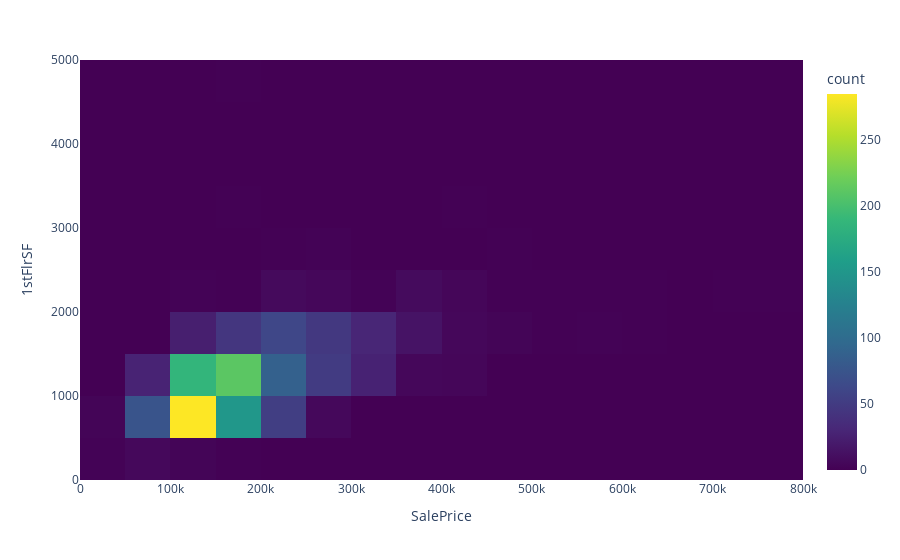

The code cell stored with this chart in its notebook:
### Code cell
fig = px.density_heatmap(copy_train, x="SalePrice", y="1stFlrSF", nbinsx=20, nbinsy=20, color_continuous_scale="Viridis")

#fig = px.histogram(copy_train, x='SalePrice',color='HouseStyle',marginal="rug") 
fig.show()

### Figure 1 — Plotly figure (JSON) as saved in the notebook; plotly's stock layout.template omitted (floating-point values rounded to 4 significant figures; data arrays with more than 128 entries replaced by an {"elided": "..."} marker saying what was removed)
{"data": [{"coloraxis": "coloraxis", "hovertemplate": "SalePrice=%{x}<br>1stFlrSF=%{y}<br>count=%{z}<extra></extra>", "name": "", "nbinsx": 20, "nbinsy": 20, "type": "histogram2d", "x": {"elided": "1460 int values"}, "xaxis": "x", "xbingroup": "x", "y": {"elided": "1460 int values"}, "yaxis": "y", "ybingroup": "y"}], "layout": {"coloraxis": {"colorbar": {"title": {"text": "count"}}, "colorscale": [[0, "#440154"], [0.1111, "#482878"], [0.2222, "#3e4989"], [0.3333, "#31688e"], [0.4444, "#26828e"], [0.5556, "#1f9e89"], [0.6667, "#35b779"], [0.7778, "#6ece58"], [0.8889, "#b5de2b"], [1, "#fde725"]]}, "legend": {"tracegroupgap": 0}, "margin": {"t": 60}, "xaxis": {"anchor": "y", "domain": [0, 1], "title": {"text": "SalePrice"}}, "yaxis": {"anchor": "x", "domain": [0, 1], "title": {"text": "1stFlrSF"}}}}
